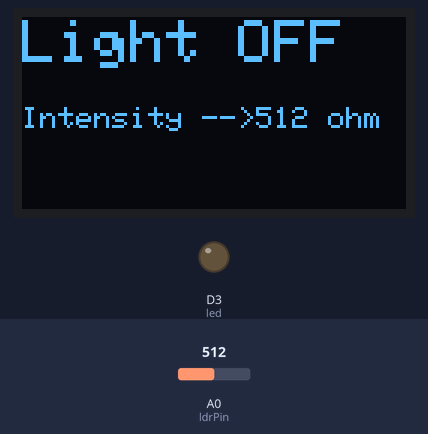
Simulated run of this sketch. Board: ESP8266 (NodeMCU). Parts: 128×64 one-colour display, output pins drawn as LEDs (lit = HIGH). The test bench sets the inputs (shaded band); at power-on: A0 (ldrPin) = 512. What the sketch prints to the serial monitor is not drawn.

Above: at 1.8 s.
1.9 s: A0 (ldrPin) set to 213
At 2.5 s:
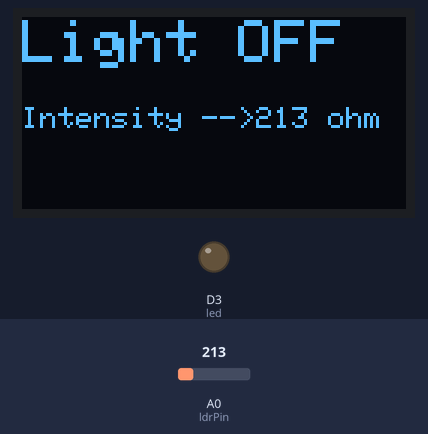
6.1 s: A0 (ldrPin) set to 192
At 7.1 s:
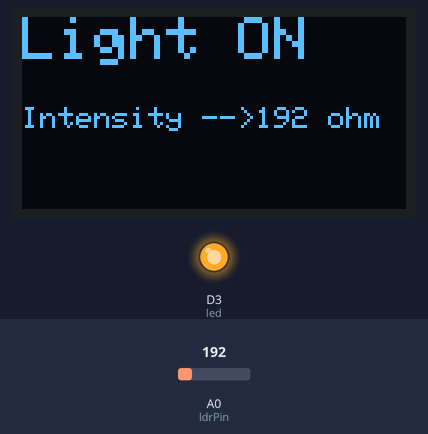
9.9 s: A0 (ldrPin) set to 210
At 11.4 s:
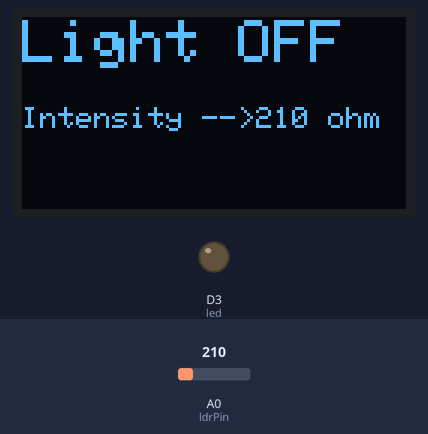
Timing chart, 0 to 12.9 s (numbered marks = the images above; inputs shaded):
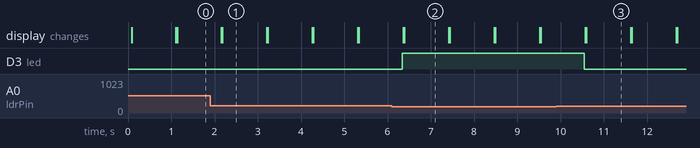

Measured:
- the behaviour switches between 200 and 199 on A0 (ldrPin) (found by bisection; images 1 and 2)
- after the input at 1.9 s, the display: first differs from a run without the input after 0.28 s (image 1)
- after the input at 6.1 s, D3 (led): LOW → HIGH after 0.24 s; the display: first changes after 0.27 s (image 2 shows a later state)
- after the input at 9.9 s, D3 (led): HIGH → LOW after 0.65 s; the display: first changes after 0.67 s (image 3 shows a later state)
- what the display in image 1 shows lasts 1.0 s, from 2.2 s to 3.2 s

The sketch:

LDRwithLED.ino
```cpp
#include <OakOLED.h>
const int ldrPin = A0;
const int led = D3;
OakOLED oled;
void setup()
{
  Serial.begin(9600);
   oled.begin();
  pinMode(ldrPin, INPUT);
  pinMode(led, OUTPUT);

}
void loop()
{


  int rawData = analogRead(ldrPin);
  Serial.println(rawData);
  if(rawData < 200)
  {
     digitalWrite(led, HIGH);
     oled.clearDisplay();
      oled.setTextSize(2);
    oled.setTextColor(2);
    oled.setCursor(0, 0);
    oled.println("Light ON");
       oled.display();

  }
  else
  {
      digitalWrite(led, LOW);
     oled.clearDisplay();
      oled.setTextSize(2);
    oled.setTextColor(2);
    oled.setCursor(0, 1);
    oled.println("Light OFF");
   oled.display();

  }
      oled.setTextSize(1.5);
      oled.setTextColor(4);
      oled.setCursor(0, 30);
      oled.print("Intensity -->");
      oled.print(rawData);
      oled.println(" ohm");
      oled.display();

  Serial.print("light Intensity is -->");
  Serial.print(rawData);
  Serial.println(" Ω");
  delay(1000);
}
```
